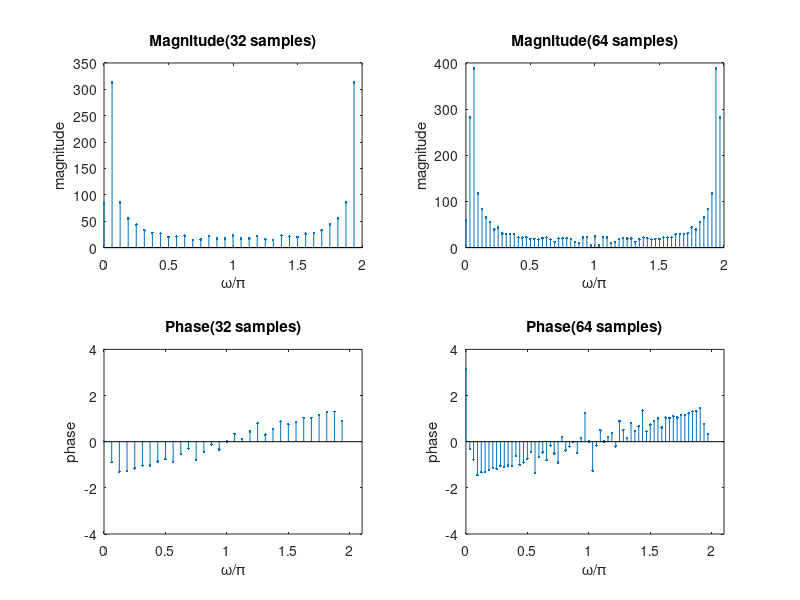

Source code (MATLAB):
function exe1_3()
dalt=0.01;  
t=0:0.01:1; 
rn=randn(1,length(t));rn(1:20)=0;
y = 10*cos(2*pi*t)+10*cos(2*pi*t*2)+10*cos(2*pi*t*3)+rn;
Yk32=fft(y,32);
k=0:31;wk=2*k/32;
subplot(2,2,1);stem(wk,abs(Yk32),'.');
title('Magnitude(32 samples)');xlabel('ω/π');ylabel('magnitude');
subplot(2,2,3);stem(wk,angle(Yk32),'.');
title('Phase(32 samples)');xlabel('ω/π');ylabel('phase');axis([0,2.1,-4,4])
Yk64=fft(y,64);
k=0:63;wk=2*k/64;
subplot(2,2,2);stem(wk,abs(Yk64),'.');
title('Magnitude(64 samples)');xlabel('ω/π');ylabel('magnitude');
subplot(2,2,4);stem(wk,angle(Yk64),'.');
title('Phase(64 samples)');xlabel('ω/π');ylabel('phase');axis([0,2.1,-4,4])